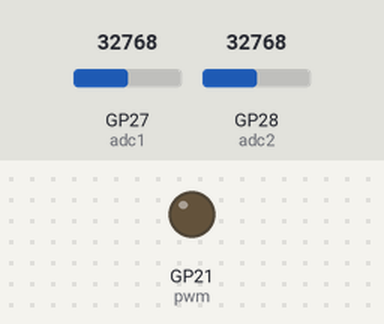
Simulated run of this program. Board: Raspberry Pi Pico running MicroPython. Shown: output pins drawn as LEDs (lit = HIGH). Inputs (shaded band) come from the test bench; at power-on: GP27 (adc1) = 32768, GP28 (adc2) = 32768 (analog values on the 0–65535 scale).

Above: at 0.1 s.
Timing chart, 0 to 1.6 s (numbered marks = the images above):
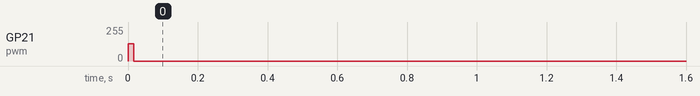

Measured:
- by itself, GP21 (pwm): 0/255 → 128/255 at 0.00 s, → 0/255 0.02 s later

The program:

MicroPythonCode.py
```python
#The comments made in this code are in Portuguese. So you can translate them if necessary.

# O algorítmo está programado para executar 100 períodos de ciclo do PWM. Se quiser alterar, mude a variável "MAX_MEDIDAS"
import machine
import utime

# Configuração dos ADCs
adc1 = machine.ADC(1)  # Canal ADC1
adc2 = machine.ADC(2)  # Canal ADC2

# Configuração do PWM no pino 21
pwm = machine.PWM(machine.Pin(21))
pwm.freq(50_000)  # Frequência de 50 kHz
pwm.duty_u16(32768)  # 50% de duty cycle

# Buffers para armazenar leituras do ADC
buffer_adc1 = []
buffer_adc2 = []
buffer_tempos = []

contador = 0
MAX_MEDIDAS = 100

# Interrupção acionada pelo PWM no início de cada ciclo
def pwm_isr(timer):
    global contador

    if contador >= MAX_MEDIDAS:
        pwm.deinit()  # Desativa o PWM após 100 períodos
        return

    t_inicio = utime.ticks_us()  # Marca o tempo antes da leitura do ADC

    # Leitura simultânea dos 2 ADCs
    valor_adc1 = adc1.read_u16()
    valor_adc2 = adc2.read_u16()

    t_fim = utime.ticks_us()  # Marca o tempo após a leitura
    tempo_conversao = t_fim - t_inicio

    # Armazena as leituras e tempo de conversão
    buffer_adc1.append(valor_adc1)
    buffer_adc2.append(valor_adc2)
    buffer_tempos.append(tempo_conversao)

    contador += 1

# Configurar um Timer para chamar a interrupção no início de cada ciclo PWM
timer = machine.Timer()
timer.init(freq=50_000, mode=machine.Timer.PERIODIC, callback=pwm_isr)

# Esperar as medições terminarem antes de exibir os resultados
while contador < MAX_MEDIDAS:
    utime.sleep_us(1)  # Pequeno delay para evitar uso excessivo da CPU

# Calcular média do tempo de conversão
tempo_medio = sum(buffer_tempos) / len(buffer_tempos)
print(buffer_tempos)
print(f"Tempo médio de conversão: {tempo_medio:.2f} us")
```
